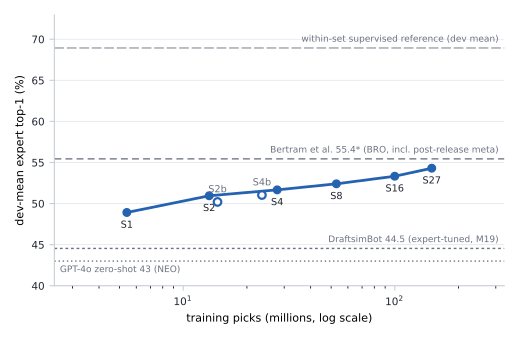

Here is the Python script that generated this plot:
#!/usr/bin/env python3
"""Scaling curve (the money plot): dev-trio-mean expert top-1 vs training data.

Reads paper/figures/scaling_data.json (emitted by scripts/make_paper_tables.py
from run records + zeroshot summaries) and writes scaling_curve.pdf next to
it. Rungs whose zero-shot eval has not run yet are skipped automatically, so
the figure grows as summary.json files land — no code edits.

Headless by construction (Agg backend). No hand-typed numbers: every plotted
value comes from scaling_data.json.
"""

import json
from pathlib import Path

import matplotlib

matplotlib.use("Agg")
import matplotlib.pyplot as plt  # noqa: E402

HERE = Path(__file__).resolve().parent

SERIES = "#2563b0"       # single data series: one saturated, CVD-safe blue
PROBE_FACE = "white"     # probe rungs: open markers, same hue
REFERENCE = "#6b7280"    # published anchors: recessive gray, labeled directly
CEILING = "#9ca3af"
INK = "#1f2430"
MUTED = "#6b7280"

MAIN_LADDER = ["S1", "S2", "S4", "S8", "S16", "S27"]
PROBES = ["S2b", "S4b"]


def main():
    data = json.loads((HERE / "scaling_data.json").read_text())
    rungs = {r["rung"]: r for r in data["rungs"]}

    def points(names):
        out = []
        for name in names:
            r = rungs.get(name)
            if r and r["train_picks"] and r["dev_mean_top1"] is not None:
                out.append((r["train_picks"] / 1e6,
                            100 * r["dev_mean_top1"], name))
        return out

    ladder = points(MAIN_LADDER)
    probes = points(PROBES)

    fig, ax = plt.subplots(figsize=(5.2, 3.4), dpi=200)

    # Published anchors: recessive dashed rules with direct labels (identity
    # never rides on color alone).
    anchors = data["anchors"]
    styles = {"bertram": (0, (5, 3)), "expert_tuned": (0, (2, 2)),
              "gpt4o": (0, (1, 2))}
    # Label placement avoids collisions between close anchors (44.5 vs 43).
    placement = {"gpt4o": {"x": 0.0, "ha": "left", "va": "top",
                           "offset": (4, -3)}}
    for key, spec in anchors.items():
        y = 100 * spec["top1"]
        ax.axhline(y, color=REFERENCE, lw=1.0,
                   linestyle=styles.get(key, "--"), zorder=1)
        place = placement.get(key, {"x": 1.0, "ha": "right", "va": "bottom",
                                    "offset": (-4, 3)})
        ax.annotate(spec["label"], xy=(place["x"], y),
                    xycoords=("axes fraction", "data"),
                    xytext=place["offset"], textcoords="offset points",
                    ha=place["ha"], va=place["va"], fontsize=6.5, color=MUTED)
    ceiling = 100 * data["ceiling_dev_mean"]
    ax.axhline(ceiling, color=CEILING, lw=1.0, linestyle=(0, (7, 2)), zorder=1)
    ax.annotate("within-set supervised reference (dev mean)",
                xy=(1.0, ceiling), xycoords=("axes fraction", "data"),
                xytext=(-4, 3), textcoords="offset points",
                ha="right", va="bottom", fontsize=6.5, color=MUTED)

    # Main ladder: one series, thin line, direct rung labels.
    if ladder:
        xs, ys, names = zip(*ladder)
        ax.plot(xs, ys, "-o", color=SERIES, lw=2.0, ms=5.5,
                mec=SERIES, mfc=SERIES, zorder=3)
        for x, y, name in ladder:
            ax.annotate(name, xy=(x, y), xytext=(0, -11),
                        textcoords="offset points", ha="center",
                        fontsize=7, color=INK)
    # Probe rungs (set-composition variance): open markers, same hue.
    if probes:
        xs, ys, names = zip(*probes)
        ax.plot(xs, ys, "o", color=SERIES, ms=5.5, mew=1.6,
                mfc=PROBE_FACE, zorder=3)
        for x, y, name in probes:
            ax.annotate(name, xy=(x, y), xytext=(0, 7),
                        textcoords="offset points", ha="center",
                        fontsize=7, color=MUTED)

    ax.set_xscale("log")
    ax.set_xlabel("training picks (millions, log scale)", fontsize=8)
    ax.set_ylabel("dev-mean expert top-1 (%)", fontsize=8)

    ys_all = ([y for _, y, _ in ladder] + [y for _, y, _ in probes]
              + [100 * s["top1"] for s in anchors.values()] + [ceiling])
    ax.set_ylim(min(ys_all) - 3, max(ys_all) + 4)
    xs_all = [x for x, _, _ in ladder] + [x for x, _, _ in probes] or [1, 200]
    ax.set_xlim(min(xs_all) / 2.2, max(xs_all) * 2.2)

    ax.grid(True, axis="y", color="#e5e7eb", lw=0.6, zorder=0)
    for side in ("top", "right"):
        ax.spines[side].set_visible(False)
    for side in ("left", "bottom"):
        ax.spines[side].set_color("#c9ced6")
    ax.tick_params(labelsize=7.5, color="#c9ced6", labelcolor=INK)

    fig.tight_layout()
    out = HERE / "scaling_curve.pdf"
    fig.savefig(out, metadata={"CreationDate": None, "ModDate": None})
    print(f"wrote {out} ({len(ladder)} ladder + {len(probes)} probe points)")


if __name__ == "__main__":
    main()
